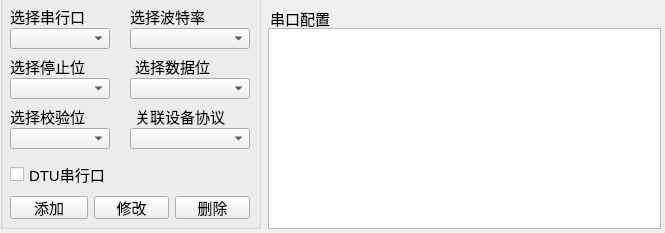
<ui version="4.0" >
 <class>Form</class>
 <widget class="QWidget" name="Form" >
  <property name="geometry" >
   <rect>
    <x>0</x>
    <y>0</y>
    <width>665</width>
    <height>233</height>
   </rect>
  </property>
  <property name="windowTitle" >
   <string>串口配置</string>
  </property>
  <widget class="QGroupBox" name="gpB_name" >
   <property name="geometry" >
    <rect>
     <x>0</x>
     <y>-12</y>
     <width>261</width>
     <height>241</height>
    </rect>
   </property>
   <property name="title" >
    <string/>
   </property>
   <widget class="QLabel" name="lbl_serial" >
    <property name="geometry" >
     <rect>
      <x>10</x>
      <y>18</y>
      <width>78</width>
      <height>20</height>
     </rect>
    </property>
    <property name="font" >
     <font>
      <pointsize>11</pointsize>
     </font>
    </property>
    <property name="text" >
     <string>选择串行口</string>
    </property>
   </widget>
   <widget class="QLabel" name="lbl_rate" >
    <property name="geometry" >
     <rect>
      <x>130</x>
      <y>18</y>
      <width>115</width>
      <height>20</height>
     </rect>
    </property>
    <property name="font" >
     <font>
      <pointsize>11</pointsize>
     </font>
    </property>
    <property name="text" >
     <string>选择波特率</string>
    </property>
   </widget>
   <widget class="QCheckBox" name="checkB_DTUserail" >
    <property name="geometry" >
     <rect>
      <x>10</x>
      <y>178</y>
      <width>101</width>
      <height>17</height>
     </rect>
    </property>
    <property name="font" >
     <font>
      <pointsize>11</pointsize>
     </font>
    </property>
    <property name="text" >
     <string>DTU串行口</string>
    </property>
   </widget>
   <widget class="QComboBox" name="comb_serail" >
    <property name="geometry" >
     <rect>
      <x>10</x>
      <y>40</y>
      <width>100</width>
      <height>21</height>
     </rect>
    </property>
   </widget>
   <widget class="QComboBox" name="comb_rate" >
    <property name="geometry" >
     <rect>
      <x>130</x>
      <y>40</y>
      <width>120</width>
      <height>21</height>
     </rect>
    </property>
   </widget>
   <widget class="QLabel" name="lbl_stop" >
    <property name="geometry" >
     <rect>
      <x>10</x>
      <y>68</y>
      <width>78</width>
      <height>20</height>
     </rect>
    </property>
    <property name="font" >
     <font>
      <pointsize>11</pointsize>
     </font>
    </property>
    <property name="text" >
     <string>选择停止位</string>
    </property>
   </widget>
   <widget class="QLabel" name="lbl_data" >
    <property name="geometry" >
     <rect>
      <x>135</x>
      <y>68</y>
      <width>110</width>
      <height>20</height>
     </rect>
    </property>
    <property name="font" >
     <font>
      <pointsize>11</pointsize>
     </font>
    </property>
    <property name="text" >
     <string>选择数据位</string>
    </property>
   </widget>
   <widget class="QComboBox" name="comb_data" >
    <property name="geometry" >
     <rect>
      <x>130</x>
      <y>90</y>
      <width>120</width>
      <height>21</height>
     </rect>
    </property>
   </widget>
   <widget class="QComboBox" name="comb_stop" >
    <property name="geometry" >
     <rect>
      <x>10</x>
      <y>90</y>
      <width>100</width>
      <height>21</height>
     </rect>
    </property>
   </widget>
   <widget class="QComboBox" name="comb_check" >
    <property name="geometry" >
     <rect>
      <x>10</x>
      <y>140</y>
      <width>100</width>
      <height>21</height>
     </rect>
    </property>
   </widget>
   <widget class="QComboBox" name="comb_protocol" >
    <property name="geometry" >
     <rect>
      <x>130</x>
      <y>140</y>
      <width>120</width>
      <height>21</height>
     </rect>
    </property>
   </widget>
   <widget class="QLabel" name="lbl_protocol" >
    <property name="geometry" >
     <rect>
      <x>135</x>
      <y>118</y>
      <width>115</width>
      <height>20</height>
     </rect>
    </property>
    <property name="font" >
     <font>
      <pointsize>11</pointsize>
     </font>
    </property>
    <property name="text" >
     <string>关联设备协议</string>
    </property>
   </widget>
   <widget class="QLabel" name="lbl_check" >
    <property name="geometry" >
     <rect>
      <x>10</x>
      <y>118</y>
      <width>78</width>
      <height>20</height>
     </rect>
    </property>
    <property name="font" >
     <font>
      <pointsize>11</pointsize>
     </font>
    </property>
    <property name="text" >
     <string>选择校验位</string>
    </property>
   </widget>
   <widget class="QPushButton" name="pB_add" >
    <property name="geometry" >
     <rect>
      <x>10</x>
      <y>208</y>
      <width>78</width>
      <height>23</height>
     </rect>
    </property>
    <property name="font" >
     <font>
      <pointsize>11</pointsize>
     </font>
    </property>
    <property name="text" >
     <string>添加</string>
    </property>
   </widget>
   <widget class="QPushButton" name="pB_modified" >
    <property name="geometry" >
     <rect>
      <x>94</x>
      <y>208</y>
      <width>75</width>
      <height>23</height>
     </rect>
    </property>
    <property name="font" >
     <font>
      <pointsize>11</pointsize>
     </font>
    </property>
    <property name="text" >
     <string>修改</string>
    </property>
   </widget>
   <widget class="QPushButton" name="pB_delete" >
    <property name="geometry" >
     <rect>
      <x>175</x>
      <y>208</y>
      <width>75</width>
      <height>23</height>
     </rect>
    </property>
    <property name="font" >
     <font>
      <pointsize>11</pointsize>
     </font>
    </property>
    <property name="text" >
     <string>删除</string>
    </property>
   </widget>
  </widget>
  <widget class="QTableWidget" name="tbW_serailConfig" >
   <property name="geometry" >
    <rect>
     <x>268</x>
     <y>28</y>
     <width>393</width>
     <height>201</height>
    </rect>
   </property>
  </widget>
  <widget class="QLabel" name="lbl_tbWName" >
   <property name="geometry" >
    <rect>
     <x>270</x>
     <y>8</y>
     <width>115</width>
     <height>20</height>
    </rect>
   </property>
   <property name="font" >
    <font>
     <pointsize>11</pointsize>
    </font>
   </property>
   <property name="text" >
    <string>串口配置</string>
   </property>
  </widget>
 </widget>
 <resources/>
 <connections/>
</ui>
